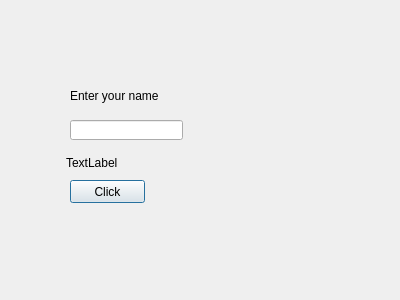
<?xml version="1.0" encoding="UTF-8"?>
<ui version="4.0">
 <class>Dialog</class>
 <widget class="QDialog" name="Dialog">
  <property name="geometry">
   <rect>
    <x>0</x>
    <y>0</y>
    <width>400</width>
    <height>300</height>
   </rect>
  </property>
  <property name="windowTitle">
   <string>Dialog</string>
  </property>
  <widget class="QLabel" name="labelResponse">
   <property name="geometry">
    <rect>
     <x>70</x>
     <y>80</y>
     <width>101</width>
     <height>31</height>
    </rect>
   </property>
   <property name="text">
    <string>Enter your name</string>
   </property>
  </widget>
  <widget class="QLabel" name="label">
   <property name="geometry">
    <rect>
     <x>66</x>
     <y>152</y>
     <width>71</width>
     <height>21</height>
    </rect>
   </property>
   <property name="text">
    <string>TextLabel</string>
   </property>
  </widget>
  <widget class="QLineEdit" name="lineEditName">
   <property name="geometry">
    <rect>
     <x>70</x>
     <y>120</y>
     <width>113</width>
     <height>20</height>
    </rect>
   </property>
   <property name="text">
    <string/>
   </property>
  </widget>
  <widget class="QPushButton" name="ButtonClickMe">
   <property name="geometry">
    <rect>
     <x>70</x>
     <y>180</y>
     <width>75</width>
     <height>23</height>
    </rect>
   </property>
   <property name="text">
    <string>Click</string>
   </property>
  </widget>
 </widget>
 <resources/>
 <connections/>
</ui>
